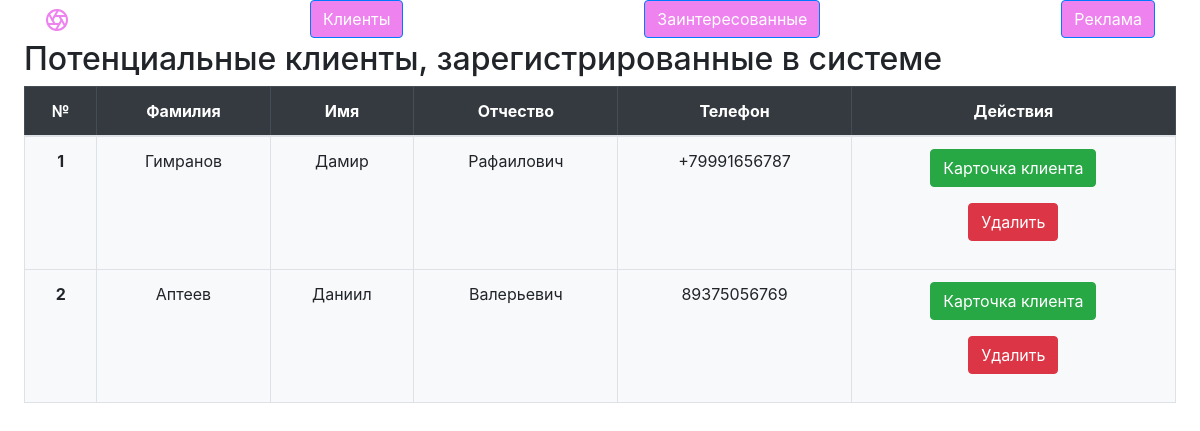
Screenshot of /interested with the database file from the repository.
### main/models.py (models this page shows)
class interested(models.Model):
    surname = models.CharField(max_length=200)
    name = models.CharField(max_length=200)
    lastname = models.CharField(max_length=200)
    phone = models.CharField(max_length=200)
    email = models.CharField(max_length=200, default='')
    comment = models.CharField(max_length=1000)

### main/views.py (the view)
# urls.py: path('interested', views.interested_),
def interested_(request):
    context = {'data': interested.objects.all()}
    return render(request, 'main/interested.html', context=context)

### main/templates/main/interested.html (shortened to what this page needs)
<!doctype html>
<html lang="en">
<head>
    <link rel="stylesheet" href="https://stackpath.bootstrapcdn.com/bootstrap/4.5.2/css/bootstrap.min.css">
</head>
<body>
{% include "./helpers/header.html" %}
<main class="ms-sm-auto px-md-4">
    <h2>Потенциальные клиенты, зарегистрированные в системе</h2>
    <div class="table-responsive">
        <div class="text-center bg-light">
            <table class="table table-bordered">
                <thead class="table-dark">
                <tr>
                    <th scope="col">№</th>
                    <th scope="col">Фамилия</th>
                    <th scope="col">Имя</th>
                    <th scope="col">Отчество</th>
                    <th scope="col">Телефон</th>
                    <th scope="col">Действия</th>
                </tr>
                </thead>
                <tbody>
                {%for item in data%}
                <tr>
                    <th>{{forloop.counter}}</th>
                    <td>{{item.surname}}</td>
                    <td>{{item.name}}</td>
                    <td>{{item.lastname}}</td>
                    <td>{{item.phone}}</td>
                    <td>
                        <p><a type="button" class="btn btn-success" href="/one_interested/{{item.id}}">Карточка клиента</a></p>
                        <p><a type="button" class="btn btn-danger" href="/interested/delite/{{item.id}}">Удалить</a></p>
                    </td>
                </tr>
                {%endfor%}
                </tbody>
            </table>
        </div>
    </div>
</main>
</body>
</html>

### rows the page displays
interested: surname "Гимранов", name "Дамир", lastname "Рафаилович", phone "+79991656787"
interested: surname "Аптеев", name "Даниил", lastname "Валерьевич", phone "89375056769"
